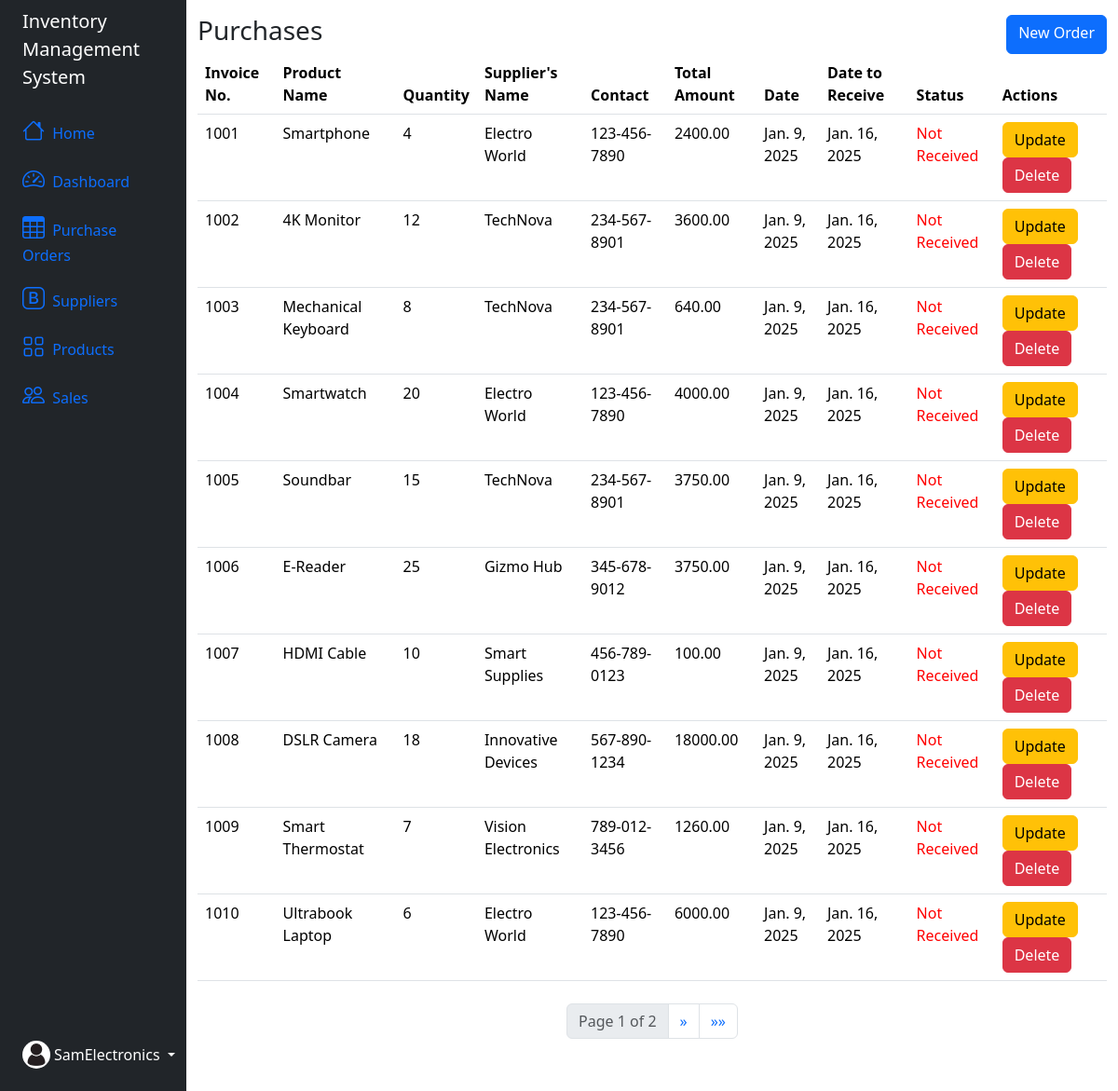
The app's page /purchase-list/ (signed in) with its own data.
### invApp/models.py (models this page shows, shortened)
class PurchaseOrder(models.Model):
    id = models.AutoField(primary_key=True)
    invoice_no = models.IntegerField(unique=True)
    product_name = models.CharField(max_length=100)
    quantity = models.IntegerField()
    supplier_name = models.CharField(max_length=100)
    contact = models.CharField(max_length=50)
    total_amount = models.FloatField()
    date = models.DateField()
    deadline = models.DateField()
    user = models.ForeignKey(User, on_delete=models.CASCADE)
    STATUS_CHOICES = [
        ('not_received', 'Not Received'),
        ('received', 'Received')
    ]
    status = models.CharField(max_length=50, choices=STATUS_CHOICES, default='not_received')  # Provide a default value

### invApp/views.py (the view)
# urls.py: path('purchase-list/',views.purchase_orders,name="purchase-orders-list"),
def purchase_orders(request):
  user = request.user
  purchases = PurchaseOrder.objects.filter(user=user).order_by('-status').reverse()
  paginator = Paginator(purchases, 10)
  page_number = request.GET.get('page')
  page_obj = paginator.get_page(page_number)
  context = {
    'purchases' : page_obj,
  }
  return render(request, 'our_orders/purchase-order-list.html', context)

### invApp/templates/our_orders/purchase-order-list.html (shortened to what this page needs)
{% extends "partials/base.html" %}
{% load static %}
{% block content %}
<div class="d-flex justify-content-between">
    <h3>Purchases</h3>
    <a href="{% url 'purchase-add' %}" class="btn btn-primary">New Order</a>
</div>
<table class="table">
  <thead>
    <tr>
      <th>Invoice No.</th>
      <th>Product Name</th>
      <th>Quantity</th>
      <th>Supplier's Name</th>
      <th>Contact</th>
      <th>Total Amount</th>
      <th>Date</th>
      <th>Date to Receive</th>
      <th>Status</th>
      <th>Actions</th>
    </tr>
  </thead>
  <tbody>
    {% for purchase in purchases %}
    <tr>
      <td>{{ purchase.invoice_no }}</td>
      <td>{{ purchase.product_name }}</td>
      <td>{{ purchase.quantity }}</td>
      <td>{{ purchase.supplier_name }}</td>
      <td>{{ purchase.contact }}</td>
      <td>{{ purchase.total_amount|floatformat:2 }}</td>
      <td>{{ purchase.date }}</td>
      <td>{{ purchase.deadline }}</td>
      <td>
        <span
          style="color: {% if purchase.status == 'not_received' %}red{% else %}green{% endif %};">
          {{ purchase.get_status_display }}
        </span>
      </td>
      <td>
        <a href="{% url 'purchase-update' purchase.id %}" class="btn btn-warning ">Update</a>
        <a href="{% url 'purchase-delete' purchase.id %}" class="btn btn-danger">Delete</a>
      </td>
    </tr>
    {% endfor %}
  </tbody>
</table>
<div class="d-flex justify-content-center my-4">
  <nav>
    <ul class="pagination">
      <li class="page-item disabled">
        <span class="page-link">Page {{ purchases.number }} of {{ purchases.paginator.num_pages }}</span>
      </li>
      {% if purchases.has_next %}
        <li class="page-item">
          <a class="page-link" href="?page={{ purchases.next_page_number }}" aria-label="Next">
            <span aria-hidden="true">&raquo;</span>
          </a>
        </li>
        <li class="page-item">
          <a class="page-link" href="?page={{ purchases.paginator.num_pages }}" aria-label="Last">
            <span aria-hidden="true">&raquo;&raquo;</span>
          </a>
        </li>
      {% endif %}
    </ul>
  </nav>
</div>
{% endblock %}

### invApp/templates/partials/nav.html (shortened to what this page needs)
{% load static %}
<div class="d-flex flex-column align-items-center align-items-sm-start px-3 pt-2 text-white min-vh-100">
  <a href="/" class="d-flex align-items-center pb-3 mb-md-0 me-md-auto text-white text-decoration-none">
      <span class="fs-5 d-none d-sm-inline">Inventory Management System</span>
  </a>
  <ul class="nav nav-pills flex-column mb-sm-auto mb-0 align-items-center align-items-sm-start" id="menu">
      <li class="nav-item">
          <a href="{% url 'home' %}" class="nav-link align-middle px-0">
              <i class="fs-4 bi-house"></i> <span class="ms-1 d-none d-sm-inline">Home</span>
          </a>
      </li>
      <li>
          <a href="{% url 'dashboard' %}" class="nav-link px-0 align-middle">
              <i class="fs-4 bi-speedometer2"></i> <span class="ms-1 d-none d-sm-inline">Dashboard</span> </a>
      </li>
      <li>
          <a href="{% url 'purchase-orders-list' %}" class="nav-link px-0 align-middle">
              <i class="fs-4 bi-table"></i> <span class="ms-1 d-none d-sm-inline">Purchase Orders</span></a>
      </li>
      <li>
          <a href="{% url 'supplier-list' %}" class="nav-link px-0 align-middle ">
              <i class="fs-4 bi-bootstrap"></i> <span class="ms-1 d-none d-sm-inline">Suppliers</span></a>
      </li>
      <li>
          <a href="{% url 'product-list' %}" class="nav-link px-0 align-middle">
              <i class="fs-4 bi-grid"></i> <span class="ms-1 d-none d-sm-inline">Products</span> </a>
      </li>
      <li>
          <a href="{% url 'order-list' %}" class="nav-link px-0 align-middle">
              <i class="fs-4 bi-people"></i> <span class="ms-1 d-none d-sm-inline">Sales</span> </a>
      </li>
  </ul>
  <div class="dropdown pb-4 position-fixed bottom-0 start-2">
      <a href="#" class="d-flex align-items-center text-white text-decoration-none dropdown-toggle" id="dropdownUser1" data-bs-toggle="dropdown" aria-expanded="false">
          <img src="{% static 'images/company.png' %}" alt="company profile" width="30" height="30" class="rounded-circle">
          <span class="d-none d-sm-inline mx-1">{{ user.username }}</span>
      </a>
  </div>
</div>

### records on screen
PurchaseOrder: invoice_no "1001", product_name "Smartphone", quantity "4", supplier_name "Electro World", contact "123-456-7890", total_amount "2400.00", date "Jan. 9, 2025", deadline "Jan. 16, 2025", status "Not Received"
PurchaseOrder: invoice_no "1002", product_name "4K Monitor", quantity "12", supplier_name "TechNova", contact "234-567-8901", total_amount "3600.00", date "Jan. 9, 2025", deadline "Jan. 16, 2025", status "Not Received"
PurchaseOrder: invoice_no "1003", product_name "Mechanical Keyboard", quantity "8", supplier_name "TechNova", contact "234-567-8901", total_amount "640.00", date "Jan. 9, 2025", deadline "Jan. 16, 2025", status "Not Received"
PurchaseOrder: invoice_no "1004", product_name "Smartwatch", quantity "20", supplier_name "Electro World", contact "123-456-7890", total_amount "4000.00", date "Jan. 9, 2025", deadline "Jan. 16, 2025", status "Not Received"
PurchaseOrder: invoice_no "1005", product_name "Soundbar", quantity "15", supplier_name "TechNova", contact "234-567-8901", total_amount "3750.00", date "Jan. 9, 2025", deadline "Jan. 16, 2025", status "Not Received"
PurchaseOrder: invoice_no "1006", product_name "E-Reader", quantity "25", supplier_name "Gizmo Hub", contact "345-678-9012", total_amount "3750.00", date "Jan. 9, 2025", deadline "Jan. 16, 2025", status "Not Received"
PurchaseOrder: invoice_no "1007", product_name "HDMI Cable", quantity "10", supplier_name "Smart Supplies", contact "456-789-0123", total_amount "100.00", date "Jan. 9, 2025", deadline "Jan. 16, 2025", status "Not Received"
PurchaseOrder: invoice_no "1008", product_name "DSLR Camera", quantity "18", supplier_name "Innovative Devices", contact "567-890-1234", total_amount "18000.00", date "Jan. 9, 2025", deadline "Jan. 16, 2025", status "Not Received"
PurchaseOrder: invoice_no "1009", product_name "Smart Thermostat", quantity "7", supplier_name "Vision Electronics", contact "789-012-3456", total_amount "1260.00", date "Jan. 9, 2025", deadline "Jan. 16, 2025", status "Not Received"
PurchaseOrder: invoice_no "1010", product_name "Ultrabook Laptop", quantity "6", supplier_name "Electro World", contact "123-456-7890", total_amount "6000.00", date "Jan. 9, 2025", deadline "Jan. 16, 2025", status "Not Received"

### other values on screen
{{ user.username }} "SamElectronics"
{{ purchases.number }} "1"
{{ purchases.paginator.num_pages }} "2"
